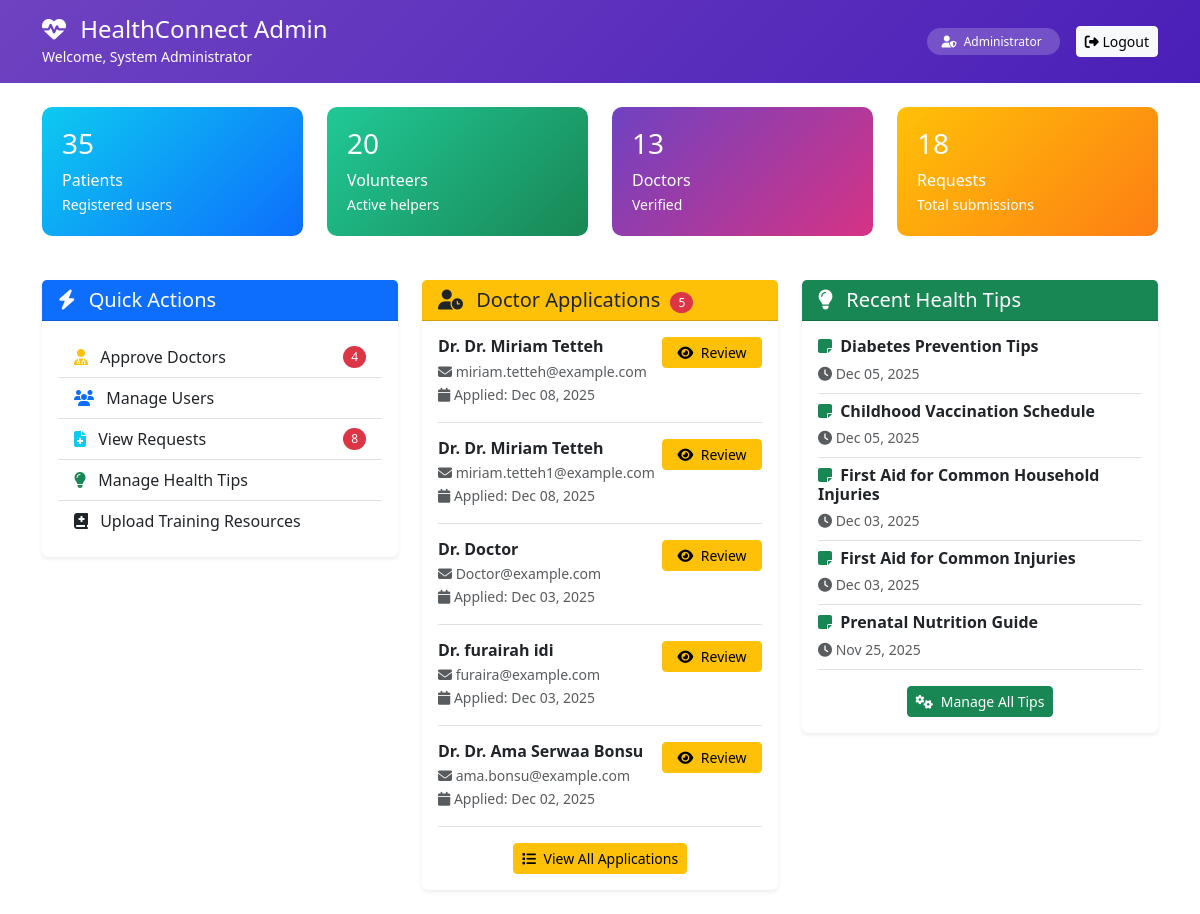
Screenshot of /views/auth/admin-dashboard.php (signed in) with the database file from the repository.
### tables this page shows
CREATE TABLE `hc_users` (
  `user_id` int(11) NOT NULL,
  `full_name` varchar(100) NOT NULL,
  `profession` varchar(100) DEFAULT NULL,
  `email_address` varchar(100) NOT NULL,
  `location` varchar(100) DEFAULT NULL,
  `password_hash` varchar(255) NOT NULL,
  `user_role` enum('patient','volunteer','doctor','admin') NOT NULL,
  `is_approved` tinyint(1) DEFAULT 0,
  `certificate_filename` varchar(255) DEFAULT NULL,
  `date_created` timestamp NOT NULL DEFAULT current_timestamp(),
  `created_at` timestamp NOT NULL DEFAULT current_timestamp(),
  `last_updated` timestamp NOT NULL DEFAULT current_timestamp() ON UPDATE current_timestamp(),
  `is_active` tinyint(1) DEFAULT 1
);

CREATE TABLE `hc_doctor_verifications` (
  `verification_id` int(11) NOT NULL,
  `doctor_user_id` int(11) NOT NULL,
  `document_filename` varchar(255) NOT NULL,
  `verification_status` enum('pending_review','approved','rejected') DEFAULT 'pending_review',
  `reviewed_by_admin_id` int(11) DEFAULT NULL,
  `review_date` timestamp NULL DEFAULT NULL,
  `admin_notes` text DEFAULT NULL,
  `submission_date` timestamp NOT NULL DEFAULT current_timestamp()
);

CREATE TABLE `hc_health_tips` (
  `tip_id` int(11) NOT NULL,
  `doctor_user_id` int(11) NOT NULL,
  `tip_title` varchar(200) NOT NULL,
  `tip_content` text NOT NULL,
  `total_likes` int(11) DEFAULT 0,
  `tip_date` timestamp NOT NULL DEFAULT current_timestamp(),
  `created_at` timestamp NOT NULL DEFAULT current_timestamp(),
  `last_modified` timestamp NOT NULL DEFAULT current_timestamp() ON UPDATE current_timestamp(),
  `is_published` tinyint(1) DEFAULT 1,
  `category` varchar(50) DEFAULT 'general',
  `is_featured` tinyint(1) DEFAULT 0,
  `created_by_admin_id` int(11) DEFAULT NULL,
  `is_active` tinyint(1) DEFAULT 1,
  `total_views` int(11) DEFAULT 0,
  `difficulty_level` enum('basic','intermediate','advanced') DEFAULT 'basic',
  `reading_time_minutes` int(11) DEFAULT 5
);

### views/auth/admin-dashboard.php (the view, shortened to what this page needs)
<?php
require_once '../../app/config/database.php';
$user_name = $_SESSION['user_name'];
$stats_sql = "SELECT
    (SELECT COUNT(*) FROM hc_users WHERE user_role = 'patient') as patients,
    (SELECT COUNT(*) FROM hc_users WHERE user_role = 'volunteer') as volunteers,
    (SELECT COUNT(*) FROM hc_users WHERE user_role = 'doctor' AND is_approved = 1) as doctors,
    (SELECT COUNT(*) FROM hc_medical_requests) as total_requests,
    (SELECT COUNT(*) FROM hc_doctor_verifications WHERE verification_status = 'pending_review') as pending_doctors,
    (SELECT COUNT(*) FROM hc_medical_requests WHERE request_status = 'pending') as pending_requests";
$stmt = $pdo->query($stats_sql);
$stats = $stmt->fetch();
$doctors_sql = "SELECT u.user_id, u.full_name, u.email_address, u.date_created,
                dv.document_filename
                FROM hc_users u
                LEFT JOIN hc_doctor_verifications dv ON u.user_id = dv.doctor_user_id
                WHERE u.user_role = 'doctor' AND u.is_approved = 0
                ORDER BY u.date_created DESC
                LIMIT 5";
$doctors_stmt = $pdo->query($doctors_sql);
$pending_doctors = $doctors_stmt->fetchAll();
$tips_sql = "SELECT tip_id, tip_title, tip_date FROM hc_health_tips
             ORDER BY tip_date DESC LIMIT 5";
$tips_stmt = $pdo->query($tips_sql);
$recent_tips = $tips_stmt->fetchAll();
?>
<!DOCTYPE html>
<html lang="en">
<head>
    <link href="https://cdn.jsdelivr.net/npm/bootstrap@5.3.2/dist/css/bootstrap.min.css" rel="stylesheet">
    <link rel="stylesheet" href="https://cdnjs.cloudflare.com/ajax/libs/font-awesome/6.4.0/css/all.min.css">
</head>
<body>
    <nav class="admin-nav">
        <div class="container">
            <div class="d-flex justify-content-between align-items-center">
                <div>
                    <h4 class="mb-0">
                        <i class="fas fa-heartbeat me-2"></i> HealthConnect Admin
                    </h4>
                    <small>Welcome, <?php echo htmlspecialchars($user_name); ?></small>
                </div>
                <div>
                    <span class="admin-badge me-3">
                        <i class="fas fa-user-shield me-1"></i> Administrator
                    </span>
                    <a href="logout.php" class="btn btn-light btn-sm">
                        <i class="fas fa-sign-out-alt"></i> Logout
                    </a>
                </div>
            </div>
        </div>
    </nav>
    <div class="container mt-4">
        <div class="row">
            <div class="col-md-3">
                <div class="stat-card patients">
                    <h3><?php echo $stats['patients']; ?></h3>
                    <p class="mb-0">Patients</p>
                    <small>Registered users</small>
                </div>
            </div>
            <div class="col-md-3">
                <div class="stat-card volunteers">
                    <h3><?php echo $stats['volunteers']; ?></h3>
                    <p class="mb-0">Volunteers</p>
                    <small>Active helpers</small>
                </div>
            </div>
            <div class="col-md-3">
                <div class="stat-card doctors">
                    <h3><?php echo $stats['doctors']; ?></h3>
                    <p class="mb-0">Doctors</p>
                    <small>Verified</small>
                </div>
            </div>
            <div class="col-md-3">
                <div class="stat-card requests">
                    <h3><?php echo $stats['total_requests']; ?></h3>
                    <p class="mb-0">Requests</p>
                    <small>Total submissions</small>
                </div>
            </div>
        </div>
    </div>
    <div class="container mt-4">
        <div class="row">
            <div class="col-md-4">
                <div class="card shadow-sm mb-4 quick-action-card">
                    <div class="card-header bg-primary text-white">
                        <h5 class="mb-0"><i class="fas fa-bolt me-2"></i> Quick Actions</h5>
                    </div>
                    <div class="card-body">
                        <div class="list-group list-group-flush">
                            <a href="admin-doctors.php" class="list-group-item list-group-item-action d-flex justify-content-between align-items-center">
                                <div>
                                    <i class="fas fa-user-md me-2 text-warning"></i>
                                    Approve Doctors
                                </div>
                                <?php if ($stats['pending_doctors'] > 0): ?>
                                    <span class="pending-badge"><?php echo $stats['pending_doctors']; ?></span>
                                <?php endif; ?>
                            </a>
                            <a href="admin-users.php" class="list-group-item list-group-item-action">
                                <i class="fas fa-users me-2 text-primary"></i>
                                Manage Users
                            </a>
                            <a href="admin-requests.php" class="list-group-item list-group-item-action d-flex justify-content-between align-items-center">
                                <div>
                                    <i class="fas fa-file-medical me-2 text-info"></i>
                                    View Requests
                                </div>
                                <?php if ($stats['pending_requests'] > 0): ?>
                                    <span class="pending-badge"><?php echo $stats['pending_requests']; ?></span>
                                <?php endif; ?>
                            </a>
                            <a href="admin-tips.php" class="list-group-item list-group-item-action">
                                <i class="fas fa-lightbulb me-2 text-success"></i>
                                Manage Health Tips
                            </a>
                            <a href="admin-resources.php" class="list-group-item list-group-item-action">
                                <i class="fas fa-book-medical me-2 text-purple"></i>
                                Upload Training Resources
                            </a>
                        </div>
                    </div>
                </div>
            </div>
            <div class="col-md-4">
                <div class="card shadow-sm mb-4 quick-action-card">
                    <div class="card-header bg-warning text-dark">
                        <h5 class="mb-0">
                            <i class="fas fa-user-clock me-2"></i>
                            Doctor Applications
                            <?php if (!empty($pending_doctors)): ?>
                                <span class="pending-badge"><?php echo count($pending_doctors); ?></span>
                            <?php endif; ?>
                        </h5>
                    </div>
                    <div class="card-body">
                        <?php if (empty($pending_doctors)): ?>
                            <p class="text-muted text-center mb-0">
                                <i class="fas fa-check-circle text-success"></i>
                                No pending applications
                            </p>
                        <?php else: ?>
                            <?php foreach ($pending_doctors as $doctor): ?>
                                <div class="border-bottom pb-3 mb-3">
                                    <div class="d-flex justify-content-between align-items-start">
                                        <div>
                                            <h6 class="fw-bold mb-1">Dr. <?php echo htmlspecialchars($doctor['full_name']); ?></h6>
                                            <small class="text-muted d-block">
                                                <i class="fas fa-envelope"></i> <?php echo htmlspecialchars($doctor['email_address']); ?>
                                            </small>
                                            <small class="text-muted">
                                                <i class="fas fa-calendar"></i> Applied: <?php echo date('M d, Y', strtotime($doctor['date_created'])); ?>
                                            </small>
                                        </div>
                                        <a href="admin-doctors.php?highlight=<?php echo $doctor['user_id']; ?>"
                                           class="btn btn-sm btn-warning action-btn">
                                            <i class="fas fa-eye me-1"></i> Review
                                        </a>
                                    </div>
                                </div>
                            <?php endforeach; ?>
                            <div class="text-center mt-3">
                                <a href="admin-doctors.php" class="btn btn-warning btn-sm">
                                    <i class="fas fa-list me-1"></i> View All Applications
                                </a>
                            </div>
                        <?php endif; ?>
                    </div>
                </div>
            </div>
            <div class="col-md-4">
                <div class="card shadow-sm mb-4 quick-action-card">
                    <div class="card-header bg-success text-white">
                        <h5 class="mb-0"><i class="fas fa-lightbulb me-2"></i> Recent Health Tips</h5>
                    </div>
                    <div class="card-body">
                        <?php if (empty($recent_tips)): ?>
                            <p class="text-muted text-center mb-3">No health tips yet</p>
                            <div class="text-center">
                                <a href="admin-tips.php?action=create" class="btn btn-success btn-sm">
                                    <i class="fas fa-plus me-1"></i> Create First Tip
                                </a>
                            </div>
                        <?php else: ?>
                            <?php foreach ($recent_tips as $tip): ?>
                                <div class="border-bottom pb-2 mb-2">
                                    <h6 class="fw-bold mb-1">
                                        <i class="fas fa-sticky-note text-success me-1"></i>
                                        <?php echo htmlspecialchars($tip['tip_title']); ?>
                                    </h6>
                                    <small class="text-muted">
                                        <i class="fas fa-clock"></i>
                                        <?php echo date('M d, Y', strtotime($tip['tip_date'])); ?>
                                    </small>
                                </div>
                            <?php endforeach; ?>
                            <div class="text-center mt-3">
                                <a href="admin-tips.php" class="btn btn-success btn-sm">
                                    <i class="fas fa-cogs me-1"></i> Manage All Tips
                                </a>
                            </div>
                        <?php endif; ?>
                    </div>
                </div>
            </div>
        </div>
    </div>
</body>
</html>

### views/auth/admin-dashboard.php (style rules this page uses)
.admin-nav { background: linear-gradient(135deg, #6f42c1 0%, #4a1fb8 100%); color: white; padding: 15px 0; }
.stat-card { border-radius: 10px; padding: 20px; color: white; margin-bottom: 20px; transition: transform 0.3s; }
.stat-card.patients { background: linear-gradient(135deg, #0dcaf0, #0d6efd); }
.stat-card.volunteers { background: linear-gradient(135deg, #20c997, #198754); }
.stat-card.doctors { background: linear-gradient(135deg, #6f42c1, #d63384); }
.stat-card.requests { background: linear-gradient(135deg, #ffc107, #fd7e14); }
.admin-badge { background: rgba(255,255,255,0.2); padding: 5px 15px; border-radius: 20px; font-size: 12px; }
.action-btn { min-width: 100px; }
.quick-action-card { transition: all 0.3s; border: none; box-shadow: 0 4px 6px rgba(0,0,0,0.1); }
.pending-badge { background: #dc3545; color: white; border-radius: 50%; padding: 2px 8px; font-size: 12px; margin-left: 5px; }

### rows the page displays
hc_users: full_name "Dr. Miriam Tetteh", email_address "miriam.tetteh@example.com", date_created "Dec 08, 2025"
hc_doctor_verifications: doctor_user.full_name "Dr. Miriam Tetteh", doctor_user.email_address "miriam.tetteh1@example.com", doctor_user.date_created "Dec 08, 2025"
hc_users: full_name "Doctor", email_address "Doctor@example.com", date_created "Dec 03, 2025"
hc_users: full_name "furairah idi", email_address "furaira@example.com", date_created "Dec 03, 2025"
hc_users: full_name "Dr. Ama Serwaa Bonsu", email_address "ama.bonsu@example.com", date_created "Dec 02, 2025"
hc_health_tips: tip_title "Diabetes Prevention Tips", tip_date "Dec 05, 2025"
hc_health_tips: tip_title "Childhood Vaccination Schedule", tip_date "Dec 05, 2025"
hc_health_tips: tip_title "First Aid for Common Household Injuries", tip_date "Dec 03, 2025"
hc_health_tips: tip_title "First Aid for Common Injuries", tip_date "Dec 03, 2025"
hc_health_tips: tip_title "Prenatal Nutrition Guide", tip_date "Nov 25, 2025"

### other values shown
$user_name "System Administrator"
$stats['patients'] "35"
$stats['volunteers'] "20"
$stats['doctors'] "13"
$stats['total_requests'] "18"
$stats['pending_doctors'] "4"
$stats['pending_requests'] "8"
count($pending_doctors) "5"
